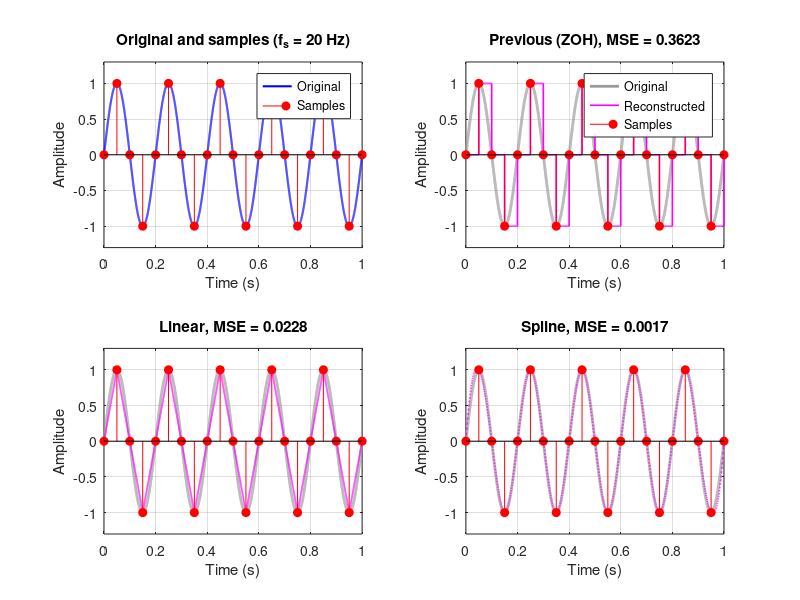

This chart was generated by the following MATLAB code: (Note: this script raises an error after producing the figure.)
% =========================================================
% Problem 6: Signal Reconstruction using Interpolation
% Samples a sine wave and reconstructs it with interp1
% using 'previous', 'linear' and 'spline' methods, then
% compares the results with the original signal.
% =========================================================

clc;          % Clear the Command Window
clear;        % Remove all variables from the Workspace
close all;    % Close all open figures

%% Original analog signal
A = 1;                      % Amplitude
f = 5;                      % Signal frequency in Hz
T = 1;                      % Duration in seconds
t = 0:0.0001:T;             % Fine time grid (imitates an analog signal)
x = A*sin(2*pi*f*t);        % Original signal

%% Sampling
fs = 20;                    % Sampling frequency in Hz (above Nyquist rate of 10 Hz)
n  = 0:fs*T;                % Sample index: 0, 1, 2, ..., 20
ts = n/fs;                  % Sampling instants: t = n*Ts
xs = A*sin(2*pi*f*ts);      % Samples: x[n] = x(n*Ts)

%% Reconstruction with interp1
x_prev   = interp1(ts, xs, t, 'previous');   % Zero-order hold (staircase)
x_linear = interp1(ts, xs, t, 'linear');     % Straight lines between samples
x_spline = interp1(ts, xs, t, 'spline');     % Smooth cubic curve through samples

%% Reconstruction error: Mean Squared Error (MSE)
mse_prev   = mean((x - x_prev).^2);
mse_linear = mean((x - x_linear).^2);
mse_spline = mean((x - x_spline).^2);

%% Plotting
gray = [0.6 0.6 0.6];       % Color for the original signal in the background
yr   = [-1.3 1.3];          % Common amplitude range

figure('Name', 'Problem 6: Reconstruction using interp1');

subplot(2,2,1);
plot(t, x, 'b', 'LineWidth', 1.5);
hold on;
stem(ts, xs, 'r', 'MarkerFaceColor', 'r');
hold off;
title(['Original and samples (f_s = ', num2str(fs), ' Hz)']);
xlabel('Time (s)'); ylabel('Amplitude'); ylim(yr); grid on;
legend('Original', 'Samples', 'Location', 'best');

subplot(2,2,2);
plot(t, x, 'Color', gray, 'LineWidth', 2);
hold on;
plot(t, x_prev, 'm', 'LineWidth', 1.2);
stem(ts, xs, 'r', 'MarkerFaceColor', 'r');
hold off;
title(['Previous (ZOH), MSE = ', num2str(mse_prev, '%.4f')]);
xlabel('Time (s)'); ylabel('Amplitude'); ylim(yr); grid on;
legend('Original', 'Reconstructed', 'Samples', 'Location', 'best');

subplot(2,2,3);
plot(t, x, 'Color', gray, 'LineWidth', 2);
hold on;
plot(t, x_linear, 'm', 'LineWidth', 1.2);
stem(ts, xs, 'r', 'MarkerFaceColor', 'r');
hold off;
title(['Linear, MSE = ', num2str(mse_linear, '%.4f')]);
xlabel('Time (s)'); ylabel('Amplitude'); ylim(yr); grid on;

subplot(2,2,4);
plot(t, x, 'Color', gray, 'LineWidth', 2);
hold on;
plot(t, x_spline, 'm--', 'LineWidth', 1.2);
stem(ts, xs, 'r', 'MarkerFaceColor', 'r');
hold off;
title(['Spline, MSE = ', num2str(mse_spline, '%.4f')]);
xlabel('Time (s)'); ylabel('Amplitude'); ylim(yr); grid on;

sgtitle('Problem 6: Original vs Reconstructed Signal');

%% Comparison of the three methods
fprintf('Signal: %d Hz sine, sampled at %d Hz\n', f, fs);
fprintf('MSE previous (ZOH) = %.6f\n', mse_prev);
fprintf('MSE linear         = %.6f\n', mse_linear);
fprintf('MSE spline         = %.6f\n\n', mse_spline);

%% Effect of sampling frequency on reconstruction quality
fs_list = [7 12 20 50];     % 7 Hz is below Nyquist, the others are above

fprintf('fs (Hz) |  previous  |   linear   |   spline\n');
fprintf('--------+------------+------------+-----------\n');

for k = 1:length(fs_list)
    fsk = fs_list(k);                       % Current sampling frequency
    tsk = (0:fsk*T) / fsk;                  % Sampling instants
    xsk = A*sin(2*pi*f*tsk);                % Samples

    e_prev   = mean((x - interp1(tsk, xsk, t, 'previous')).^2);
    e_linear = mean((x - interp1(tsk, xsk, t, 'linear')).^2);
    e_spline = mean((x - interp1(tsk, xsk, t, 'spline')).^2);

    fprintf('%7d | %10.6f | %10.6f | %10.6f\n', fsk, e_prev, e_linear, e_spline);
end
